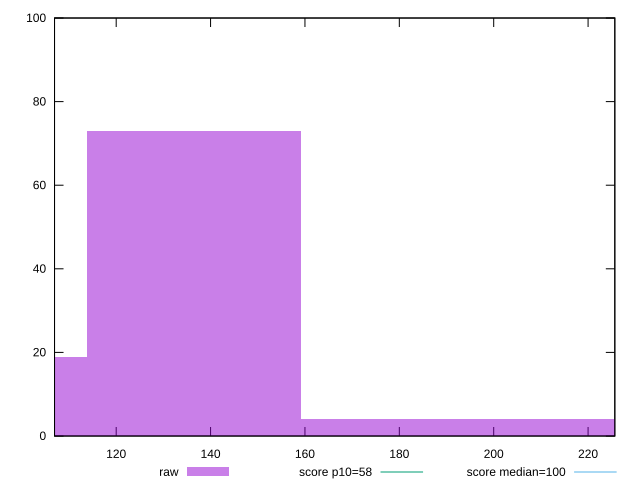

Reproduce this figure in gnuplot.
reset

$raw <<EOF
181.97969929986658 4
136.48477447489995 73
227.4746241248332 4
90.98984964993329 19
EOF

set key outside below
set boxwidth 45.494924824966645
set xrange [106.93333333333285:225.66666666666669]
set yrange [0:100]
set trange [0:100]
set style fill transparent solid 0.5 noborder

set parametric
set terminal svg size 640, 490 enhanced background rgb 'white'
set output "report_00021_2021-02-20T09:16:39.615Z/estimated-input-latency/samples/pages+cached/raw/histogram.svg"

plot $raw title "raw" with boxes, \
     58,t title "score p10=58", \
     100,t title "score median=100"

reset
